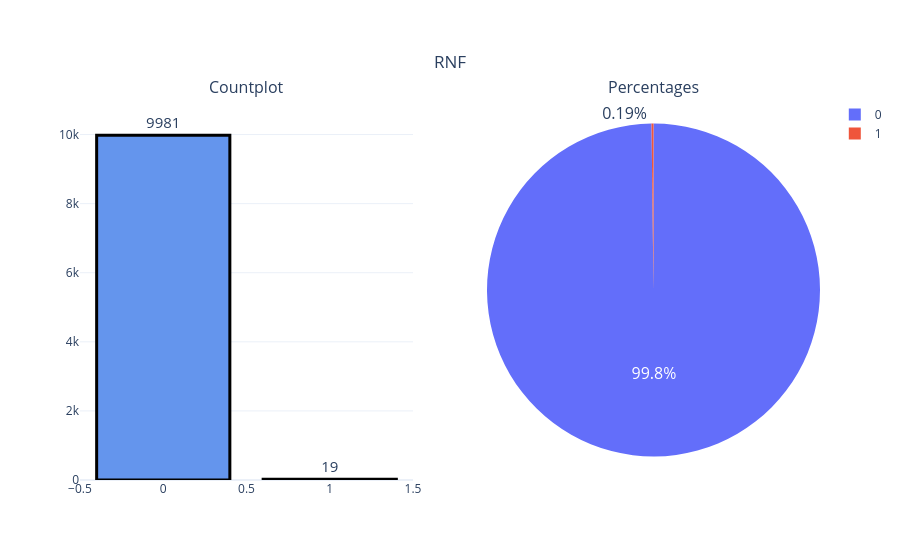

Notebook code cell kept with this figure:
### Code cell
fig = make_subplots(rows=1,cols=2,
                    subplot_titles=('Countplot',
                                    'Percentages'),
                    specs=[[{"type": "xy"},
                            {'type':'domain'}]])
fig.add_trace(go.Bar(y = df['RNF'].value_counts().values.tolist(), 
                      x = df['RNF'].value_counts().index, 
                      text=df['RNF'].value_counts().values.tolist(),
              textfont=dict(size=15),
                      name = 'RNF',
                      textposition = 'outside',
                      showlegend=False,
              marker = dict(color = 'cornflowerblue',
                            line_color = 'black',
                            line_width=3)),row = 1,col = 1)
fig.add_trace((go.Pie(labels=df['RNF'].value_counts().keys(),
                             values=df['RNF'].value_counts().values,textfont = dict(size = 16),
                     textposition='auto',
                     showlegend = True,
                     name = 'RNF')), row = 1, col = 2)
fig.update_layout(title={'text': 'RNF',
                         'y':0.9,
                         'x':0.5,
                         'xanchor': 'center',
                         'yanchor': 'top'},
                  template='plotly_white')
fig.update_yaxes(range=[0,11000])
iplot(fig)

### Figure 1 — Plotly figure (JSON) as saved in the notebook; plotly's stock layout.template omitted (floating-point values rounded to 4 significant figures)
{"data": [{"marker": {"color": "cornflowerblue", "line": {"color": "black", "width": 3}}, "name": "RNF", "showlegend": false, "text": ["9981", "19"], "textfont": {"size": 15}, "textposition": "outside", "type": "bar", "x": [0, 1], "xaxis": "x", "y": [9981, 19], "yaxis": "y"}, {"domain": {"x": [0.55, 1], "y": [0, 1]}, "labels": [0, 1], "name": "RNF", "showlegend": true, "textfont": {"size": 16}, "textposition": "auto", "type": "pie", "values": [9981, 19]}], "layout": {"annotations": [{"font": {"size": 16}, "showarrow": false, "text": "Countplot", "x": 0.225, "xanchor": "center", "xref": "paper", "y": 1, "yanchor": "bottom", "yref": "paper"}, {"font": {"size": 16}, "showarrow": false, "text": "Percentages", "x": 0.775, "xanchor": "center", "xref": "paper", "y": 1, "yanchor": "bottom", "yref": "paper"}], "autosize": true, "title": {"text": "RNF", "x": 0.5, "xanchor": "center", "y": 0.9, "yanchor": "top"}, "xaxis": {"anchor": "y", "autorange": true, "domain": [0, 0.45], "range": [-0.5, 1.5], "type": "linear"}, "yaxis": {"anchor": "x", "domain": [0, 1], "range": [0, 11000], "type": "linear"}}}
